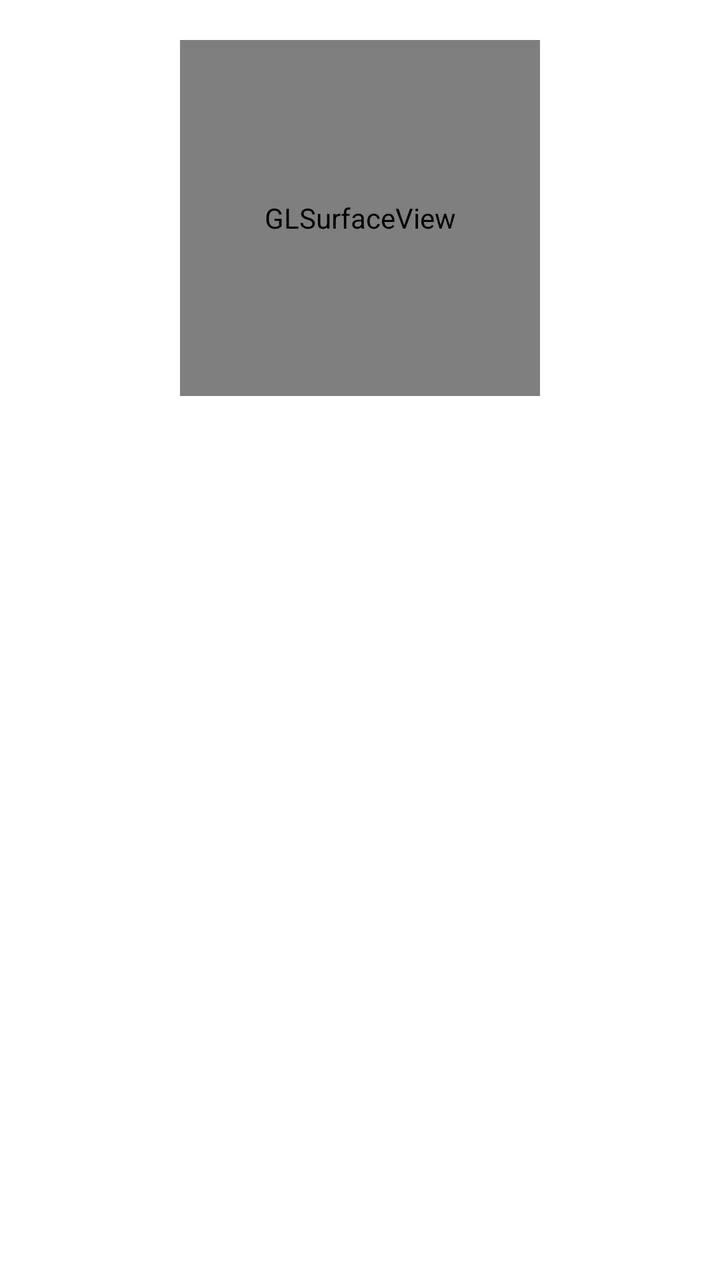
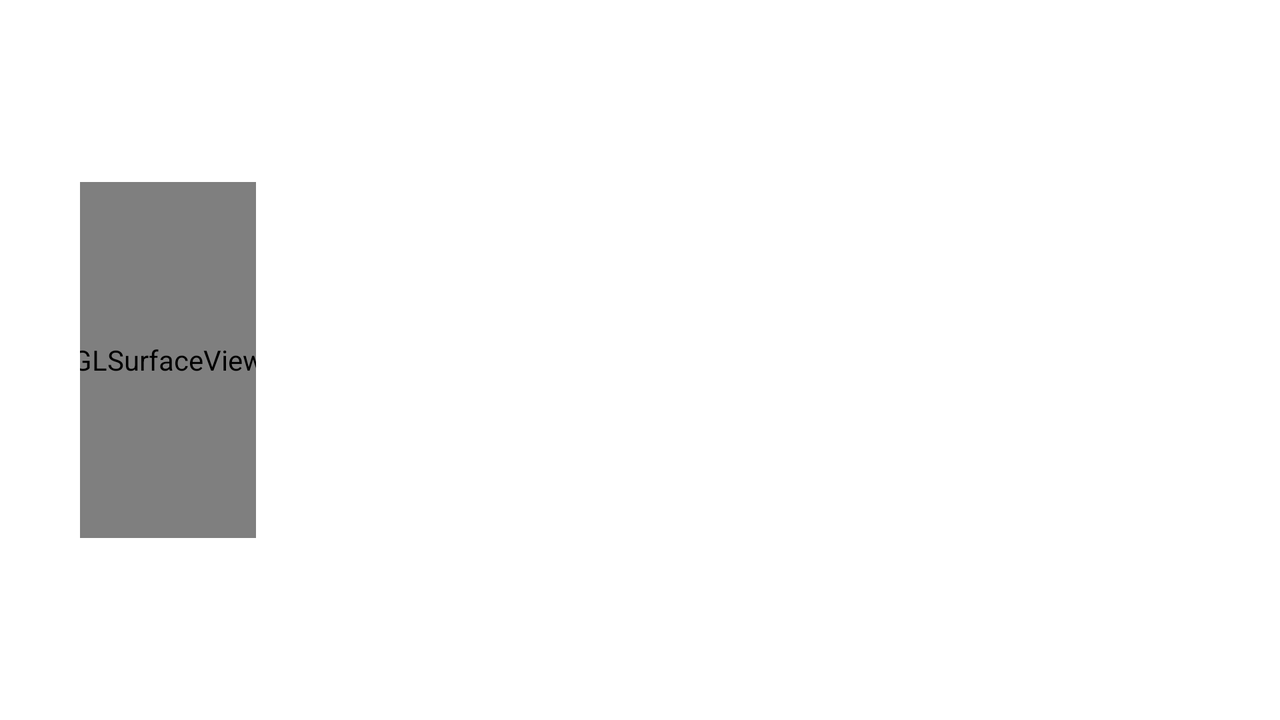

An Android layout and its configuration variant, each rendered on a device that would load it. The default file and the variant file are quoted in full after the pictures.
<!-- AndroidManifest.xml: fallback theme Theme.MaterialComponents.DayNight.NoActionBar -->
<!-- res/layout/gravity.xml -->
<?xml version="1.0" encoding="utf-8"?>
<RelativeLayout xmlns:android="http://schemas.android.com/apk/res/android"
    xmlns:ads="http://schemas.android.com/apk/lib/com.google.ads"
    android:layout_width="fill_parent"
    android:layout_height="fill_parent"
    android:background="@drawable/item_background" >

    <LinearLayout
        android:layout_width="fill_parent"
        android:layout_height="fill_parent"
        android:layout_marginTop="10dip"
        android:layout_marginLeft="60dip"
        android:layout_marginRight="60dip"
        android:layout_marginBottom="6.0dip"
        android:orientation="vertical" >
        
        <LinearLayout
            android:layout_width="wrap_content"
            android:layout_height="wrap_content"
            android:layout_marginTop="10dip"
            android:layout_gravity="center_horizontal"
            android:orientation="vertical" >

            <android.opengl.GLSurfaceView
                android:id="@id/gravity_opengl"
                android:layout_width="180.0dip"
                android:layout_height="178.0dip" />
        </LinearLayout>

        <LinearLayout
            android:layout_width="fill_parent"
            android:layout_height="wrap_content"
            android:layout_gravity="center_horizontal"
            android:layout_marginBottom="12.0dip"
			android:layout_marginLeft="60dip"
            android:layout_marginRight="60dip"
            android:layout_marginTop="30dip"
            android:orientation="vertical" >

           <ScrollView
                android:id="@id/main_scrollview"
                android:layout_width="fill_parent"
                android:layout_height="fill_parent"
                android:layout_marginBottom="48.0dip"
                android:layout_marginLeft="6.0dip"
                android:layout_marginRight="6.0dip"
                android:layout_marginTop="6.0dip" >

                <LinearLayout
                    android:layout_width="fill_parent"
                    android:layout_height="fill_parent"
                    android:orientation="vertical" >

                    <LinearLayout
                        android:layout_width="fill_parent"
                        android:layout_height="wrap_content"
                        android:orientation="horizontal" >

                        <TextView
                            android:layout_width="wrap_content"
                            android:layout_height="fill_parent"
                            android:gravity="left"
                            android:text="@string/gravity_x"
                            android:textColor="#ffffffff" />

                        <TextView
                            android:id="@id/gravity_x"
                            android:layout_width="fill_parent"
                            android:layout_height="fill_parent"
                            android:layout_marginRight="12.0dip"
                            android:gravity="right"
                            android:textColor="#3dbef9"  />
                    </LinearLayout>

                    <LinearLayout
                        android:layout_width="fill_parent"
                        android:layout_height="wrap_content"
                        android:orientation="horizontal" >

                        <TextView
                            android:layout_width="wrap_content"
                            android:layout_height="fill_parent"
                            android:gravity="left"
                            android:text="@string/gravity_y"
                            android:textColor="#ffffffff" />

                        <TextView
                            android:id="@id/gravity_y"
                            android:layout_width="fill_parent"
                            android:layout_height="fill_parent"
                            android:layout_marginRight="12.0dip"
                            android:gravity="right"
                            android:textColor="#3dbef9"  />
                    </LinearLayout>

                    <LinearLayout
                        android:layout_width="fill_parent"
                        android:layout_height="wrap_content"
                        android:orientation="horizontal" >

                        <TextView
                            android:layout_width="wrap_content"
                            android:layout_height="fill_parent"
                            android:gravity="left"
                            android:text="@string/gravity_z"
                            android:textColor="#ffffffff" />

                        <TextView
                            android:id="@id/gravity_z"
                            android:layout_width="fill_parent"
                            android:layout_height="fill_parent"
                            android:layout_marginRight="12.0dip"
                            android:gravity="right"
                            android:textColor="#3dbef9"  />
                    </LinearLayout>

                    <LinearLayout
                        android:layout_width="fill_parent"
                        android:layout_height="wrap_content"
                        android:orientation="horizontal" >

                        <TextView
                            android:layout_width="wrap_content"
                            android:layout_height="fill_parent"
                            android:gravity="left"
                            android:text="@string/gravity_name"
                            android:textColor="#ffffffff" />

                        <TextView
                            android:id="@id/gravity_name"
                            android:layout_width="fill_parent"
                            android:layout_height="fill_parent"
                            android:layout_marginRight="12.0dip"
                            android:gravity="right"
                            android:textColor="#3dbef9"  />
                    </LinearLayout>

                    <LinearLayout
                        android:layout_width="fill_parent"
                        android:layout_height="wrap_content"
                        android:orientation="horizontal" >

                        <TextView
                            android:layout_width="wrap_content"
                            android:layout_height="fill_parent"
                            android:gravity="left"
                            android:text="@string/gravity_company"
                            android:textColor="#ffffffff" />

                        <TextView
                            android:id="@id/gravity_company"
                            android:layout_width="fill_parent"
                            android:layout_height="fill_parent"
                            android:layout_marginRight="12.0dip"
                            android:gravity="right"
                            android:textColor="#3dbef9"  />
                    </LinearLayout>

                    <LinearLayout
                        android:layout_width="fill_parent"
                        android:layout_height="wrap_content"
                        android:orientation="horizontal" >

                        <TextView
                            android:layout_width="wrap_content"
                            android:layout_height="fill_parent"
                            android:gravity="left"
                            android:text="@string/gravity_sample_rate"
                            android:textColor="#ffffffff" />

                        <TextView
                            android:id="@id/gravity_sample_rate"
                            android:layout_width="fill_parent"
                            android:layout_height="fill_parent"
                            android:layout_marginRight="12.0dip"
                            android:gravity="right"
                            android:textColor="#3dbef9"  />
                    </LinearLayout>

                    <LinearLayout
                        android:layout_width="fill_parent"
                        android:layout_height="wrap_content"
                        android:orientation="horizontal" >

                        <TextView
                            android:layout_width="wrap_content"
                            android:layout_height="fill_parent"
                            android:gravity="left"
                            android:text="@string/gravity_version"
                            android:textColor="#ffffffff" />

                        <TextView
                            android:id="@id/gravity_version"
                            android:layout_width="fill_parent"
                            android:layout_height="fill_parent"
                            android:layout_marginRight="12.0dip"
                            android:gravity="right"
                            android:textColor="#3dbef9"  />
                    </LinearLayout>

                    <LinearLayout
                        android:layout_width="fill_parent"
                        android:layout_height="wrap_content"
                        android:orientation="horizontal" >

                        <TextView
                            android:layout_width="wrap_content"
                            android:layout_height="fill_parent"
                            android:gravity="left"
                            android:text="@string/gravity_power"
                            android:textColor="#ffffffff" />

                        <TextView
                            android:id="@id/gravity_power"
                            android:layout_width="fill_parent"
                            android:layout_height="fill_parent"
                            android:layout_marginRight="12.0dip"
                            android:gravity="right"
                            android:textColor="#3dbef9"  />
                    </LinearLayout>

                    <LinearLayout
                        android:layout_width="fill_parent"
                        android:layout_height="wrap_content"
                        android:orientation="horizontal" >

                        <TextView
                            android:layout_width="wrap_content"
                            android:layout_height="fill_parent"
                            android:gravity="left"
                            android:text="@string/gravity_max_range"
                            android:textColor="#ffffffff" />

                        <TextView
                            android:id="@id/gravity_max_range"
                            android:layout_width="fill_parent"
                            android:layout_height="fill_parent"
                            android:layout_marginRight="12.0dip"
                            android:gravity="right"
                            android:textColor="#3dbef9"  />
                    </LinearLayout>

                    <LinearLayout
                        android:layout_width="fill_parent"
                        android:layout_height="wrap_content"
                        android:orientation="horizontal" >

                        <TextView
                            android:layout_width="wrap_content"
                            android:layout_height="fill_parent"
                            android:gravity="left"
                            android:text="@string/gravity_resolution"
                            android:textColor="#ffffffff" />

                        <TextView
                            android:id="@id/gravity_resolution"
                            android:layout_width="fill_parent"
                            android:layout_height="fill_parent"
                            android:layout_marginRight="12.0dip"
                            android:gravity="right"
                            android:textColor="#3dbef9"  />
                    </LinearLayout>
                </LinearLayout>
            </ScrollView> 
        </LinearLayout>
    </LinearLayout>

</RelativeLayout>
<!-- resources referenced by this layout -->
<resources>
  <!-- drawable item_background: jpg bitmap (drawable-xlarge-mdpi, 146190 bytes) -->
  <string name="gravity_company">厂商:</string>
  <string name="gravity_max_range">最大范围:</string>
  <string name="gravity_name">名称:</string>
  <string name="gravity_power">功率:</string>
  <string name="gravity_resolution">分辨率:</string>
  <string name="gravity_sample_rate">采样率:</string>
  <string name="gravity_version">版本:</string>
  <string name="gravity_x">重力感应X:</string>
  <string name="gravity_y">重力感应Y:</string>
  <string name="gravity_z">重力感应Z:</string>
</resources>
<!-- res/layout-land/gravity.xml (the repository's variant of the layout above) -->
<!-- drawn on the phone turned sideways -->
<?xml version="1.0" encoding="utf-8"?>
<LinearLayout xmlns:android="http://schemas.android.com/apk/res/android"
    android:layout_width="fill_parent"
    android:layout_height="fill_parent"
    android:orientation="horizontal"
    android:background="@drawable/item_background_land" >

    <LinearLayout
          android:layout_width="fill_parent"
          android:layout_height="fill_parent"
          android:layout_gravity="center"
          android:gravity="center"
          android:layout_weight="4"
          android:layout_marginLeft="40dip"
          android:background="#00000000"
          android:orientation="vertical" >

          <android.opengl.GLSurfaceView
              android:id="@id/gravity_opengl"
              android:layout_width="180.0dip"
              android:layout_height="178.0dip" />
    </LinearLayout>

        <ScrollView
           android:layout_width="fill_parent"
           android:layout_height="fill_parent"
           android:layout_weight="1"
           android:layout_marginTop="30dip" 
	       android:layout_marginBottom="30dip"
	       android:layout_marginRight="150dip"
	       android:layout_marginLeft="150dip"
           android:orientation="vertical" >
              
           <LinearLayout
	           android:layout_width="fill_parent"
		       android:layout_height="wrap_content"
		       android:layout_gravity="center"
		       android:orientation="vertical" >

                <LinearLayout
                    android:layout_width="fill_parent"
                    android:layout_height="fill_parent"
                    android:orientation="vertical" >

                    <LinearLayout
                        android:layout_width="fill_parent"
                        android:layout_height="wrap_content"
                        android:orientation="horizontal" >

                        <TextView
                            android:layout_width="wrap_content"
                            android:layout_height="fill_parent"
                            android:gravity="left"
                            android:text="@string/gravity_x"
                            android:textColor="#ffffffff" />

                        <TextView
                            android:id="@id/gravity_x"
                            android:layout_width="fill_parent"
                            android:layout_height="fill_parent"
                            android:layout_marginRight="12.0dip"
                            android:gravity="right"
                            android:textColor="#3dbef9"  />
                    </LinearLayout>

                    <LinearLayout
                        android:layout_width="fill_parent"
                        android:layout_height="wrap_content"
                        android:orientation="horizontal" >

                        <TextView
                            android:layout_width="wrap_content"
                            android:layout_height="fill_parent"
                            android:gravity="left"
                            android:text="@string/gravity_y"
                            android:textColor="#ffffffff" />

                        <TextView
                            android:id="@id/gravity_y"
                            android:layout_width="fill_parent"
                            android:layout_height="fill_parent"
                            android:layout_marginRight="12.0dip"
                            android:gravity="right"
                            android:textColor="#3dbef9"  />
                    </LinearLayout>

                    <LinearLayout
                        android:layout_width="fill_parent"
                        android:layout_height="wrap_content"
                        android:orientation="horizontal" >

                        <TextView
                            android:layout_width="wrap_content"
                            android:layout_height="fill_parent"
                            android:gravity="left"
                            android:text="@string/gravity_z"
                            android:textColor="#ffffffff" />

                        <TextView
                            android:id="@id/gravity_z"
                            android:layout_width="fill_parent"
                            android:layout_height="fill_parent"
                            android:layout_marginRight="12.0dip"
                            android:gravity="right"
                            android:textColor="#3dbef9"  />
                    </LinearLayout>

                    <LinearLayout
                        android:layout_width="fill_parent"
                        android:layout_height="wrap_content"
                        android:orientation="horizontal" >

                        <TextView
                            android:layout_width="wrap_content"
                            android:layout_height="fill_parent"
                            android:gravity="left"
                            android:text="@string/gravity_name"
                            android:textColor="#ffffffff" />

                        <TextView
                            android:id="@id/gravity_name"
                            android:layout_width="fill_parent"
                            android:layout_height="fill_parent"
                            android:layout_marginRight="12.0dip"
                            android:gravity="right"
                            android:textColor="#3dbef9"  />
                    </LinearLayout>

                    <LinearLayout
                        android:layout_width="fill_parent"
                        android:layout_height="wrap_content"
                        android:orientation="horizontal" >

                        <TextView
                            android:layout_width="wrap_content"
                            android:layout_height="fill_parent"
                            android:gravity="left"
                            android:text="@string/gravity_company"
                            android:textColor="#ffffffff" />

                        <TextView
                            android:id="@id/gravity_company"
                            android:layout_width="fill_parent"
                            android:layout_height="fill_parent"
                            android:layout_marginRight="12.0dip"
                            android:gravity="right"
                            android:textColor="#3dbef9"  />
                    </LinearLayout>

                    <LinearLayout
                        android:layout_width="fill_parent"
                        android:layout_height="wrap_content"
                        android:orientation="horizontal" >

                        <TextView
                            android:layout_width="wrap_content"
                            android:layout_height="fill_parent"
                            android:gravity="left"
                            android:text="@string/gravity_sample_rate"
                            android:textColor="#ffffffff" />

                        <TextView
                            android:id="@id/gravity_sample_rate"
                            android:layout_width="fill_parent"
                            android:layout_height="fill_parent"
                            android:layout_marginRight="12.0dip"
                            android:gravity="right"
                            android:textColor="#3dbef9"  />
                    </LinearLayout>

                    <LinearLayout
                        android:layout_width="fill_parent"
                        android:layout_height="wrap_content"
                        android:orientation="horizontal" >

                        <TextView
                            android:layout_width="wrap_content"
                            android:layout_height="fill_parent"
                            android:gravity="left"
                            android:text="@string/gravity_version"
                            android:textColor="#ffffffff" />

                        <TextView
                            android:id="@id/gravity_version"
                            android:layout_width="fill_parent"
                            android:layout_height="fill_parent"
                            android:layout_marginRight="12.0dip"
                            android:gravity="right"
                            android:textColor="#3dbef9"  />
                    </LinearLayout>

                    <LinearLayout
                        android:layout_width="fill_parent"
                        android:layout_height="wrap_content"
                        android:orientation="horizontal" >

                        <TextView
                            android:layout_width="wrap_content"
                            android:layout_height="fill_parent"
                            android:gravity="left"
                            android:text="@string/gravity_power"
                            android:textColor="#ffffffff" />

                        <TextView
                            android:id="@id/gravity_power"
                            android:layout_width="fill_parent"
                            android:layout_height="fill_parent"
                            android:layout_marginRight="12.0dip"
                            android:gravity="right"
                            android:textColor="#3dbef9"  />
                    </LinearLayout>

                    <LinearLayout
                        android:layout_width="fill_parent"
                        android:layout_height="wrap_content"
                        android:orientation="horizontal" >

                        <TextView
                            android:layout_width="wrap_content"
                            android:layout_height="fill_parent"
                            android:gravity="left"
                            android:text="@string/gravity_max_range"
                            android:textColor="#ffffffff" />

                        <TextView
                            android:id="@id/gravity_max_range"
                            android:layout_width="fill_parent"
                            android:layout_height="fill_parent"
                            android:layout_marginRight="12.0dip"
                            android:gravity="right"
                            android:textColor="#3dbef9"  />
                    </LinearLayout>

                    <LinearLayout
                        android:layout_width="fill_parent"
                        android:layout_height="wrap_content"
                        android:orientation="horizontal" >

                        <TextView
                            android:layout_width="wrap_content"
                            android:layout_height="fill_parent"
                            android:gravity="left"
                            android:text="@string/gravity_resolution"
                            android:textColor="#ffffffff" />

                        <TextView
                            android:id="@id/gravity_resolution"
                            android:layout_width="fill_parent"
                            android:layout_height="fill_parent"
                            android:layout_marginRight="12.0dip"
                            android:gravity="right"
                            android:textColor="#3dbef9"  />
                    </LinearLayout>
                </LinearLayout>
             </LinearLayout>
		 </ScrollView>      
</LinearLayout>
<!-- resources referenced by the variant -->
<!-- as the phone turned sideways resolves them -->
<resources>
  <!-- drawable item_background_land: jpg bitmap (drawable-xlarge-mdpi, 149879 bytes) -->
  <string name="gravity_company">厂商:</string>
  <string name="gravity_max_range">最大范围:</string>
  <string name="gravity_name">名称:</string>
  <string name="gravity_power">功率:</string>
  <string name="gravity_resolution">分辨率:</string>
  <string name="gravity_sample_rate">采样率:</string>
  <string name="gravity_version">版本:</string>
  <string name="gravity_x">重力感应X:</string>
  <string name="gravity_y">重力感应Y:</string>
  <string name="gravity_z">重力感应Z:</string>
</resources>
